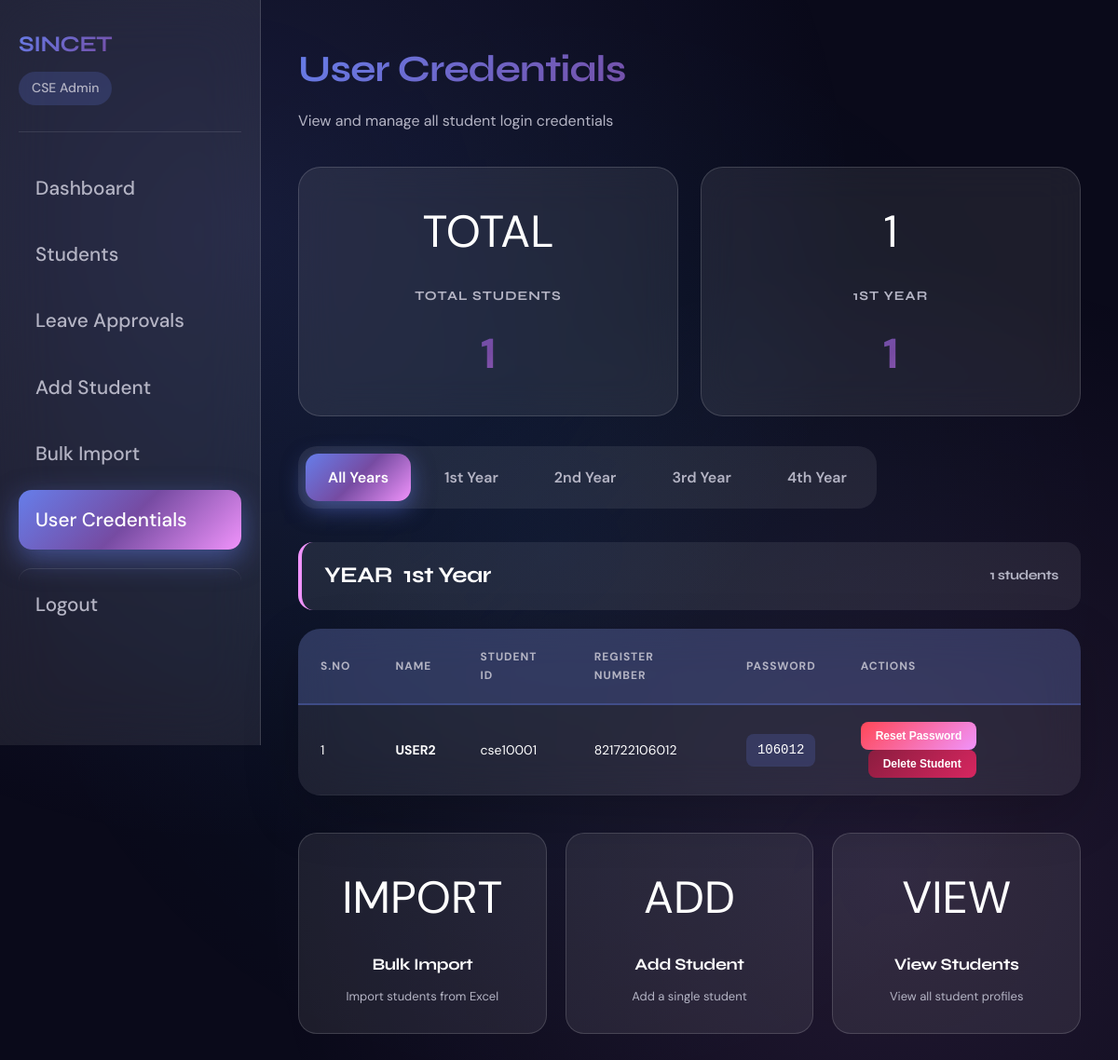
The page /admin/user_credentials (signed in) on the database its author committed.
### tables this page shows
CREATE TABLE students (
            id INTEGER PRIMARY KEY,
            student_id TEXT UNIQUE NOT NULL,
            name TEXT NOT NULL,
            register_number TEXT UNIQUE NOT NULL,
            department TEXT NOT NULL,
            year TEXT NOT NULL,
            email TEXT NOT NULL,
            phone TEXT NOT NULL,
            parent_name TEXT NOT NULL,
            parent_phone TEXT NOT NULL,
            address TEXT NOT NULL,
            password TEXT NOT NULL,
            created_at TEXT DEFAULT CURRENT_TIMESTAMP
        );

### app.py (the view)
@app.route('/admin/user_credentials')
@admin_required
def user_credentials():
    dept = session['department']
    db = get_db()
    year_filter = request.args.get('year', 'all')
    if session.get('role') == 'principal':
        dept = request.args.get('department', 'CSE')
    if year_filter == 'all':
        students = db.execute('''SELECT student_id, name, register_number, year, password, department
                                FROM students WHERE department = ? ORDER BY year, name''',
                             (dept,)).fetchall()
    else:
        students = db.execute('''SELECT student_id, name, register_number, year, password, department
                                FROM students WHERE department = ? AND year = ? ORDER BY name''',
                             (dept, year_filter)).fetchall()
    students_by_year = {}
    for student in students:
        year = student['year']
        if year not in students_by_year:
            students_by_year[year] = []
        students_by_year[year].append(student)
    year_order = ['1st Year', '2nd Year', '3rd Year', '4th Year']
    sorted_years = sorted(students_by_year.keys(), key=lambda x: year_order.index(x) if x in year_order else 99)
    return render_template('user_credentials.html',
                          students=students,
                          students_by_year=students_by_year,
                          sorted_years=sorted_years,
                          year_filter=year_filter)

### app.py (called while the page is built)
def get_db():
    db = sqlite3.connect(DATABASE)
    db.row_factory = sqlite3.Row
    return db

def admin_required(f):
    @wraps(f)
    def decorated_function(*args, **kwargs):
        if session.get('role') not in ['admin', 'principal']:
            flash('Admin access required', 'error')
            return redirect(url_for('login'))
        return f(*args, **kwargs)
    return decorated_function

### templates/user_credentials.html (shortened to what this page needs)
{% extends "base.html" %}
{% block content %}
<div class="admin-layout">
    <aside class="sidebar">
        <div class="sidebar-header">
            <h2>SINCET</h2>
            <span class="department">{{ session['department'] }} Admin</span>
        </div>
        <nav>
            <a href="{{ url_for('admin_dashboard') }}" class="nav-item">
                <span>Dashboard</span>
            </a>
            <a href="{{ url_for('admin_students') }}" class="nav-item">
                <span>Students</span>
            </a>
            <a href="{{ url_for('admin_leave_approvals') }}" class="nav-item">
                <span>Leave Approvals</span>
            </a>
            <a href="{{ url_for('add_student') }}" class="nav-item">
                <span>Add Student</span>
            </a>
            <a href="{{ url_for('bulk_import') }}" class="nav-item">
                <span>Bulk Import</span>
            </a>
            <a href="{{ url_for('user_credentials') }}" class="nav-item active">
                <span>User Credentials</span>
            </a>
            <a href="{{ url_for('logout') }}" class="nav-item logout-btn">
                <span>Logout</span>
            </a>
        </nav>
    </aside>
    <main class="main-content">
        <div class="content-header">
            <h1>User Credentials</h1>
            <p style="color: var(--text-secondary); margin-top: 8px;">View and manage all student login credentials</p>
        </div>
        <div class="stats-grid" style="margin-bottom: 32px;">
            <div class="stat-card card-blue">
                <div class="stat-icon">TOTAL</div>
                <h3>Total Students</h3>
                <p>{{ students|length }}</p>
            </div>
            {% for year in sorted_years %}
            <div class="stat-card {% if loop.index == 1 %}card-green{% elif loop.index == 2 %}card-amber{% elif loop.index == 3 %}card-red{% else %}card-blue{% endif %}">
                <div class="stat-icon">{{ year[:1] }}</div>
                <h3>{{ year }}</h3>
                <p>{{ students_by_year[year]|length }}</p>
            </div>
            {% endfor %}
        </div>
        <div class="year-tabs">
            <a href="{{ url_for('user_credentials', year='all') }}" class="{% if year_filter == 'all' %}active{% endif %}">All Years</a>
            <a href="{{ url_for('user_credentials', year='1st Year') }}" class="{% if year_filter == '1st Year' %}active{% endif %}">1st Year</a>
            <a href="{{ url_for('user_credentials', year='2nd Year') }}" class="{% if year_filter == '2nd Year' %}active{% endif %}">2nd Year</a>
            <a href="{{ url_for('user_credentials', year='3rd Year') }}" class="{% if year_filter == '3rd Year' %}active{% endif %}">3rd Year</a>
            <a href="{{ url_for('user_credentials', year='4th Year') }}" class="{% if year_filter == '4th Year' %}active{% endif %}">4th Year</a>
        </div>
        {% if students %}
            {% if year_filter == 'all' %}
                {% for year in sorted_years %}
                <div class="credentials-section">
                    <h2>
                        <span style="font-size: 1.5rem;">YEAR</span>
                        {{ year }}
                        <span style="margin-left: auto; font-size: 0.9rem; color: var(--text-secondary);">
                            {{ students_by_year[year]|length }} students
                        </span>
                    </h2>
                    <table class="credentials-table">
                        <thead>
                            <tr>
                                <th>S.No</th>
                                <th>Name</th>
                                <th>Student ID</th>
                                <th>Register Number</th>
                                <th>Password</th>
                                <th>Actions</th>
                            </tr>
                        </thead>
                        <tbody>
                            {% for student in students_by_year[year] %}
                            <tr>
                                <td>{{ loop.index }}</td>
                                <td><strong>{{ student['name'] }}</strong></td>
                                <td>{{ student['student_id'] }}</td>
                                <td>{{ student['register_number'] }}</td>
                                <td><span class="password-cell">{{ student['password'] }}</span></td>
                                <td>
                                    <form action="{{ url_for('reset_password', student_id=student['student_id']) }}" method="POST" style="display: inline;">
                                        <button type="submit" class="reset-btn" onclick="return confirm('Reset password for {{ student['name'] }}?')">
                                            Reset Password
                                        </button>
                                    </form>
                                    <form action="{{ url_for('delete_student', student_id=student['student_id']) }}" method="POST" style="display: inline; margin-left: 8px;" onsubmit="return confirm('Delete {{ student['name'] }} and all leave records? This cannot be undone.');">
                                        <button type="submit" class="reset-btn delete-inline-btn">
                                            Delete Student
                                        </button>
                                    </form>
                                </td>
                            </tr>
                            {% endfor %}
                        </tbody>
                    </table>
                </div>
                {% endfor %}
            {% endif %}
        {% else %}
            <div class="info-box">
                <p>No students found. <a href="{{ url_for('add_student') }}">Add students</a> or <a href="{{ url_for('bulk_import') }}">bulk import</a> from Excel.</p>
            </div>
        {% endif %}
        <div class="quick-actions" style="margin-top: 40px;">
            <a href="{{ url_for('bulk_import') }}" class="action-card">
                <span class="icon">IMPORT</span>
                <h3>Bulk Import</h3>
                <p>Import students from Excel</p>
            </a>
            <a href="{{ url_for('add_student') }}" class="action-card">
                <span class="icon">ADD</span>
                <h3>Add Student</h3>
                <p>Add a single student</p>
            </a>
            <a href="{{ url_for('admin_students') }}" class="action-card">
                <span class="icon">VIEW</span>
                <h3>View Students</h3>
                <p>View all student profiles</p>
            </a>
        </div>
    </main>
</div>
{% endblock %}

### rows shown on the page
students: department "CSE", year "1", year "1ST YEAR", students_by_year "1", year "1st Year", name "USER2", student_id "cse10001", register_number "821722106012", password "106012"

### other values the page prints
{{ students|length }} "1"
